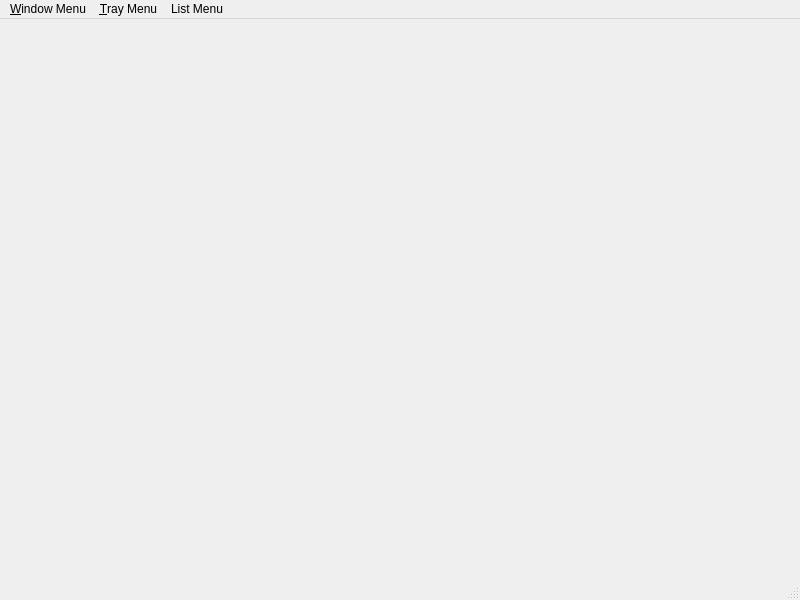
<?xml version="1.0" encoding="UTF-8"?>
<ui version="4.0">
 <class>ContextMenusWindow</class>
 <widget class="QMainWindow" name="ContextMenusWindow">
  <property name="geometry">
   <rect>
    <x>0</x>
    <y>0</y>
    <width>800</width>
    <height>600</height>
   </rect>
  </property>
  <property name="windowTitle">
   <string>MainWindow</string>
  </property>
  <widget class="QWidget" name="centralwidget"/>
  <widget class="QMenuBar" name="menubar">
   <property name="geometry">
    <rect>
     <x>0</x>
     <y>0</y>
     <width>800</width>
     <height>26</height>
    </rect>
   </property>
   <widget class="QMenu" name="menu_Window_Menu">
    <property name="title">
     <string>&amp;Window Menu</string>
    </property>
    <addaction name="actionShow_Earthquakes_History"/>
    <addaction name="actionShow_Status_Bar"/>
    <addaction name="actionShow_L_egends"/>
    <addaction name="actionTo_Last_Epi_center"/>
    <addaction name="actionTo_Home"/>
    <addaction name="actionSet_H_ome"/>
    <addaction name="action_Test_EEW"/>
    <addaction name="action_Settings"/>
    <addaction name="action_About"/>
    <addaction name="action_Quit"/>
   </widget>
   <widget class="QMenu" name="menu_Tray_Menu">
    <property name="title">
     <string>&amp;Tray Menu</string>
    </property>
    <addaction name="actionShow_Main_Window"/>
    <addaction name="action_Quit"/>
   </widget>
   <widget class="QMenu" name="menuList_Menu">
    <property name="title">
     <string>List Menu</string>
    </property>
    <addaction name="actionView_Intensity_on_Map"/>
   </widget>
   <addaction name="menu_Window_Menu"/>
   <addaction name="menu_Tray_Menu"/>
   <addaction name="menuList_Menu"/>
  </widget>
  <widget class="QStatusBar" name="statusbar"/>
  <action name="actionShow_Earthquakes_History">
   <property name="checkable">
    <bool>true</bool>
   </property>
   <property name="text">
    <string>Show Earthquakes &amp;List</string>
   </property>
  </action>
  <action name="action_Settings">
   <property name="text">
    <string>&amp;Settings…</string>
   </property>
  </action>
  <action name="action_Quit">
   <property name="text">
    <string>&amp;Quit</string>
   </property>
  </action>
  <action name="actionShow_Main_Window">
   <property name="text">
    <string>Show &amp;Main Window</string>
   </property>
  </action>
  <action name="actionTo_Last_Epi_center">
   <property name="text">
    <string>To Last EEW Epi&amp;center</string>
   </property>
  </action>
  <action name="actionTo_Home">
   <property name="text">
    <string>To &amp;Home</string>
   </property>
  </action>
  <action name="action_About">
   <property name="text">
    <string>&amp;About…</string>
   </property>
  </action>
  <action name="action_Test_EEW">
   <property name="text">
    <string>&amp;Test EEW…</string>
   </property>
   <property name="visible">
    <bool>false</bool>
   </property>
  </action>
  <action name="actionSet_H_ome">
   <property name="text">
    <string>Set H&amp;ome…</string>
   </property>
  </action>
  <action name="actionShow_L_egends">
   <property name="checkable">
    <bool>true</bool>
   </property>
   <property name="text">
    <string>Show L&amp;egends</string>
   </property>
  </action>
  <action name="actionShow_Status_Bar">
   <property name="checkable">
    <bool>true</bool>
   </property>
   <property name="text">
    <string>Show Status &amp;Bar</string>
   </property>
  </action>
  <action name="actionView_Intensity_on_Map">
   <property name="text">
    <string>View &amp;Intensity on Map</string>
   </property>
  </action>
 </widget>
 <resources/>
 <connections/>
</ui>
